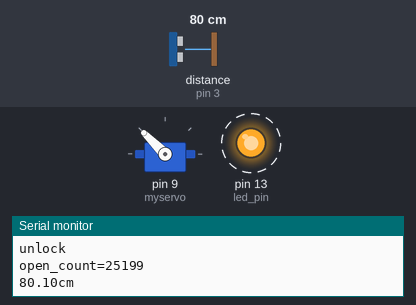
Recording of a sketch running on a simulated Arduino Uno, built with avr-gcc and run on an emulated ATmega328P. Shown: servo, output pins drawn as LEDs (lit = HIGH), the last lines printed to the serial monitor. Wiring (inferred from the names in the program): ultrasonic range finder: trigger pin 2; echo pin 3. Dashed ring = blinking. Inputs (shaded band) come from the test bench; at power-on: distance to the obstacle (sensor on pin 3) 80 cm. The echo pulse lasts 58.3 µs per cm; pins used as bus, display or sensor lines are not drawn.

Above: at 1.2 s.
1.3 s: distance to the obstacle (sensor on pin 3) set to 23 cm
3.5 s: distance to the obstacle (sensor on pin 3) set to 18 cm
6.5 s: distance to the obstacle (sensor on pin 3) set to 35 cm
At 7.4 s:
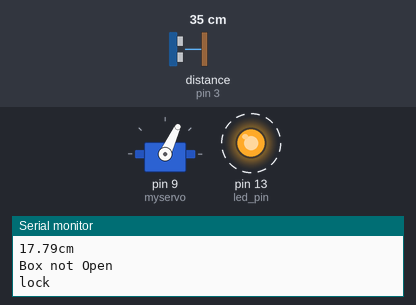
Timing chart, 0 to 15.0 s (numbered marks = the images above; inputs shaded):
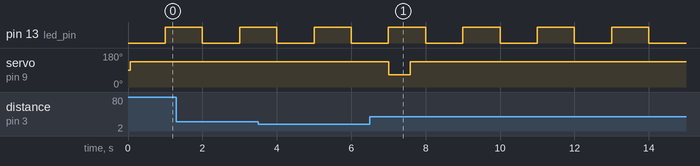

The sketch:

Pandora.ino
```cpp
#include <FlexiTimer2.h>
#include <Servo.h>


const int led_pin = 13;			// default to pin 13
boolean IS_OPEN_STATE = false;
int SEVEN_HOURS = 25200;
int open_count = SEVEN_HOURS; //7h

Servo myservo;  // create servo object to control a servo

const int echopin=3; // echo接3端口
const int trigpin=2; // trig接2端口

void secondClock()
{
static boolean output = HIGH;

  digitalWrite(led_pin, output);
  output = !output;

  if(!IS_OPEN_STATE){
    open_count--;
  }

  if(open_count<=0) {
    IS_OPEN_STATE = true;
  }else{
    IS_OPEN_STATE = false;
  }

}

boolean isBoxOpen() {
  // 通过超声波测距判断盒子的开关状态
  digitalWrite(trigpin,LOW);
  delayMicroseconds(2);
  digitalWrite(trigpin,HIGH);
  delayMicroseconds(10);
  digitalWrite(trigpin,LOW); //发一个10ms的高脉冲去触发TrigPin
  float distance = pulseIn(echopin,HIGH);//接收高电平时间
  distance = distance/58.0;//计算距离
  Serial.print(distance);  //输出距离
  Serial.println("cm");  //输出单位
  if(20<distance && distance<1000){
    delay(50);
    digitalWrite(trigpin,LOW);
    delayMicroseconds(2);
    digitalWrite(trigpin,HIGH);
    delayMicroseconds(10);
    digitalWrite(trigpin,LOW); //发一个10ms的高脉冲去触发TrigPin
    float distance = pulseIn(echopin,HIGH);//接收高电平时间
    distance = distance/58.0;//计算距离
    Serial.print(distance);  //输出距离
    if(20<distance && distance<1000){
      Serial.println("BoxOpen");
      open_count = SEVEN_HOURS;
      return true;
    }else{
      Serial.println("Box not Open");
      return false;
    }
  }else{
    Serial.println("Box not Open");
    return false;
  }
}

void setLock(boolean is_lock) {
  if (!isBoxOpen()&&is_lock) {
    // lock
    delay(3000);
    Serial.println("lock");
    myservo.write(65);
    delay(15);
  }else{
    // open
    Serial.println("unlock");
    myservo.write(135);
    delay(15);
  }
}

void setup()
{
  Serial.begin(9600);
  pinMode(echopin,INPUT); //设定echo为输入模式
  pinMode(trigpin,OUTPUT);//设定trig为输出模式

  myservo.attach(9);  // attaches the servo on pin 9 to the servo object

  pinMode(led_pin, OUTPUT);

  FlexiTimer2::set(1000, 1.0/1000, secondClock); // call every 500 1ms "ticks"
  // FlexiTimer2::set(500, flash); // MsTimer2 style is also supported
  FlexiTimer2::start();
}

void loop()
{
  setLock(!IS_OPEN_STATE);
  delay(500);
  Serial.print("open_count=");
  Serial.println(open_count);
}
```

Measured:
- by itself, pin 13 (led_pin): alternates HIGH for 1.0 s and LOW for 1.0 s
